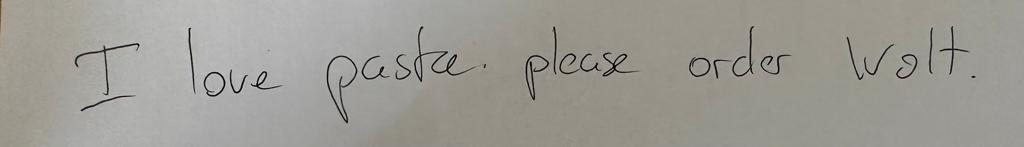
#> input picture MS4/prediction.jpeg, 1024 x 147 px
$ python preprocessing.py -input_file ../MS4/prediction.jpeg
#> lines starting #> are read from the running program, lines starting #| are printed output that depends on the picture; after the words box and inside, x2 and y2 are one past the last pixel; in counts of white or black regions, pixels touching at a corner belong together
#> in prepare_img, img is the input picture: shape (147, 1024, 3); mean B, G, R 148.8, 155.6, 157.4
import argparse
import os
import cv2 as cv
import numpy as np


def padding(img, original_width, original_height, target_width, target_height):
    """
    pads an images with white background evenly on all sides
    :param img: the image that needs padding
    :param original_width: original width of the image
    :param original_height: original height of the image
    :param target_width: the target width of the new image
    :param target_height: the target height of the new image
    :return: a new padded image
    """
    padding_height_start = int((target_height - original_height) / 2)
    padding_height_end = padding_height_start + original_height

    padding_width_start = int((target_width - original_width) / 2)
    padding_width_end = padding_width_start + original_width


    num_channels = img.shape[2]  # Number of color channels in the image

    padded_img = np.full([target_height, target_width, num_channels], 255)  # Create an "empty" image (white pixels)

    padded_img[padding_height_start:padding_height_end, padding_width_start:padding_width_end, :] = img

    return padded_img


def resize(img, new_height, new_width):
    """
    calculates the new size of the based of the ratio between the new width/height and the original width/height this
    is done separately to avoid enlarging any dimension and pad it instead.
    The image is then resized and padded accordingly.
    :param img: the image that needs resizing
    :param new_height: the new height of the image
    :param new_width: the new width of the image
    :return: a resized padded image
    """
#> called with new_height = 64, new_width = 512
    original_width = img.shape[1]
#> original_width = 1024
    original_height = img.shape[0]
#> original_height = 147
    scale_w = new_width / original_width
#> scale_w = 0.5
    scale_h = new_height / original_height
#> scale_h = 0.435

    if min(scale_w, scale_h) == scale_w:
        resize_width = new_width
        resize_height = int(resize_width * original_height / original_width)
    else:
        resize_height = new_height
        resize_width = int(resize_height * original_width / original_height)
#> resize_width = 445

    new_img = cv.resize(img, (resize_width, resize_height))
    return padding(new_img, resize_width, resize_height, new_width, new_height)
#> in padding, `padded_img[padding_height_start:padding_height_end, padding_width_star..`:
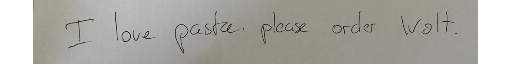
#> padded_img: shape (64, 512, 3) int64; mean B, G, R 162.7, 168.6, 170.1


def prepare_img(img, img_w, img_h, bw):
    """
    resizing the original image to the desired dimensions
    :param img: the original img
    :param img_w: the desired width
    :param img_h: the desired height
    :param bw: binary image output? (black and white)
    :return: a new resized processed image
    """
    img = cv.imread(img)
    img = resize(img,img_h, img_w)
    img = np.uint8(img)
#> img: shape (64, 512, 3)

    img = cv.cvtColor(img, cv.COLOR_BGR2GRAY)
#> img: shape (64, 512)
    img = cv.GaussianBlur(img, (5, 5), 0)
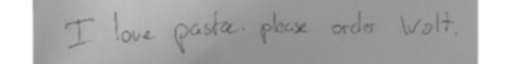
#> img: shape (64, 512); min 76, max 255, mean 168.4
    if bw:
        _, img = cv.threshold(img, 0, 255, cv.THRESH_BINARY + cv.THRESH_OTSU)

    img = img.astype(np.float32)
    img /= 255
    return img


def prepare_and_save_image(filename, new_width, new_height, bw, destination):
    """
    calls the preprocessing function and saves the output
    """
    img = prepare_img(filename, new_width, new_height, bw)
    cv.imwrite(destination, img)
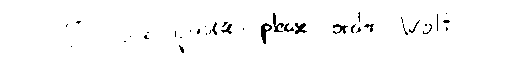
#> saved as prediction_new.png: shape (64, 512); values 0 (black) and 1 (white), 97.8% white; black in thin lines or dots, all inside (x1, y1, x2, y2) = (66, 12, 450, 53)


def process_batch(args):
    """
    process a batch of images (folder)
    """
    input_folder = args.input_folder
    dest_folder = args.dest_folder
    os.makedirs(dest_folder, exist_ok=True)
    for filename in os.listdir(input_folder):
        if filename.lower().endswith(('.jpg', '.png')):
            input_file = os.path.join(input_folder, filename)
            output_file = os.path.join(dest_folder, filename)

            prepare_and_save_image(input_file, args.new_width, args.new_height, args.BW, output_file)


def process_single_image(args):
    """
    processes a single image
    """
    input_file = args.input_file

    if not os.path.exists(input_file):
        print(f"input file '{input_file}' does not exist")
        return

    output_file = input_file.rsplit('.', 1)[0] + '_new.png'
    prepare_and_save_image(input_file, args.new_width, args.new_height, args.BW, output_file)


def parse():
    """
    args parser
    :return: the parsed arguments
    """
    parser = argparse.ArgumentParser(prog='preprocessing',
                                     description='preprocess images (resize, color, noise filtering)')
    parser.add_argument('-batch', action='store_true')
    parser.add_argument('-input_folder', type=str, help='path to folder of images')
    parser.add_argument('-dest_folder', type=str, help='destination folder for resized images')
    parser.add_argument('-input_file', type=str, help='path to input file')
    parser.add_argument('-BW', action='store_true', help='transform the image to binary coloring (black and white)')
    parser.add_argument('-new_height', type=int, default=64, help='the new height after resize (recommended 64)')
    parser.add_argument('-new_width', type=int, default=512, help='the new width after resize (recommended 512)')

    return parser.parse_args()


def main():
    args = parse()

    if args.batch:
        process_batch(args)
    else:
        process_single_image(args)


if __name__ == "__main__":
    main()
